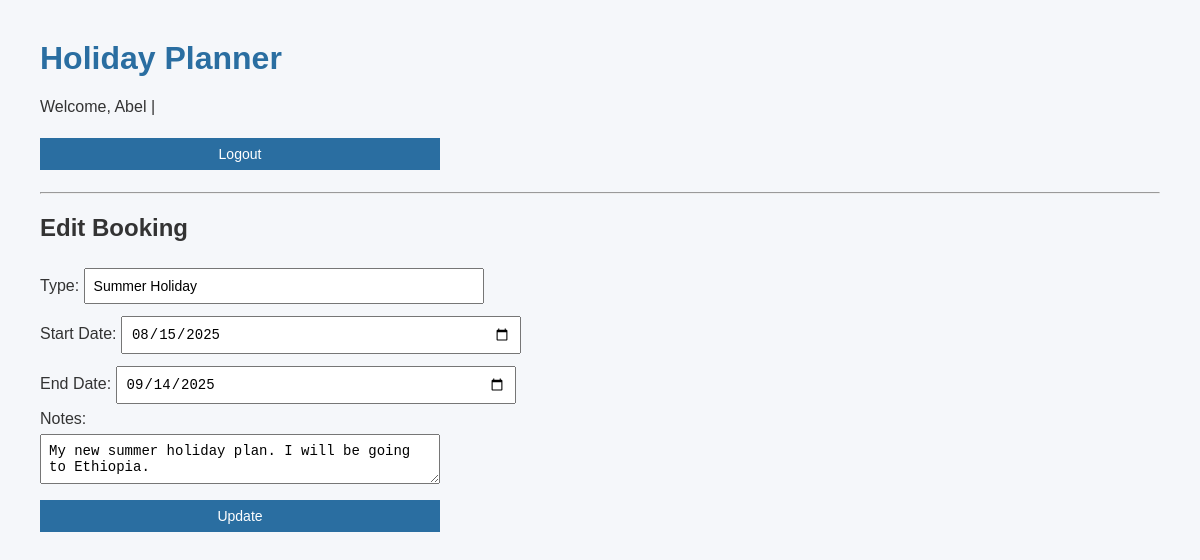
/edit/4 (signed in), run on the app's committed database.
### tables this page shows
CREATE TABLE bookings (
        id INTEGER PRIMARY KEY AUTOINCREMENT,
        user_id INTEGER,
        type TEXT,
        start_date TEXT,
        end_date TEXT,
        duration TEXT,
        notes TEXT,
        status TEXT DEFAULT 'pending',
        FOREIGN KEY (user_id) REFERENCES users(id)
    );

### app.py (the view, shortened to what this page needs)
    @app.route("/edit/<int:booking_id>", methods=["GET", "POST"])
    def edit_booking(booking_id):
        if "user_id" not in session:
            flash("Please log in.", "error")
            return redirect("/login")
        booking = get_booking_by_id(booking_id, app.config["DATABASE_URL"])
        if booking["user_id"] != session["user_id"]:
            flash("Unauthorized", "error")
            return redirect("/dashboard")
        return render_template("edit_booking.html", booking=booking)

### models/db.py (called while the page is built)
def get_booking_by_id(booking_id, db_url):
    db_path = db_url.split("///")[-1]
    conn = sqlite3.connect(db_path)
    conn.row_factory = sqlite3.Row
    cur = conn.cursor()
    cur.execute("SELECT * FROM bookings WHERE id = ?", (booking_id,))
    booking = cur.fetchone()
    conn.close()
    return dict(booking) if booking else None

### templates/edit_booking.html
{% extends "layout.html" %}
{% block content %}
<h2>Edit Booking</h2>
<form method="post">
    Type: <input name="type" value="{{ booking['type'] }}" required><br>
    Start Date: <input type="date" name="start_date" value="{{ booking['start_date'] }}" required><br>
    End Date: <input type="date" name="end_date" value="{{ booking['end_date'] }}" required><br>
    Notes: <br><textarea name="notes">{{ booking['notes'] }}</textarea><br>
    <button type="submit">Update</button>
</form>
{% endblock %}

### static/style.css (style rules this page uses)
body { font-family: Arial, sans-serif; margin: 40px; background-color: #f5f7fa; color: #333; }
form { margin-top: 10px; }
input, textarea, select, button { margin: 6px 0; padding: 8px; font-size: 14px; width: 100%; max-width: 400px; box-sizing: border-box; }
button { background-color: #2a6ea1; color: white; border: none; cursor: pointer; }

### data on the page
bookings: type "Summer Holiday", start_date "08/15/2025", end_date "09/14/2025", notes "My new summer holiday plan. I will be going to Ethiopia."

### other printed values
{{ session.get("user_name") }} "Abel"
